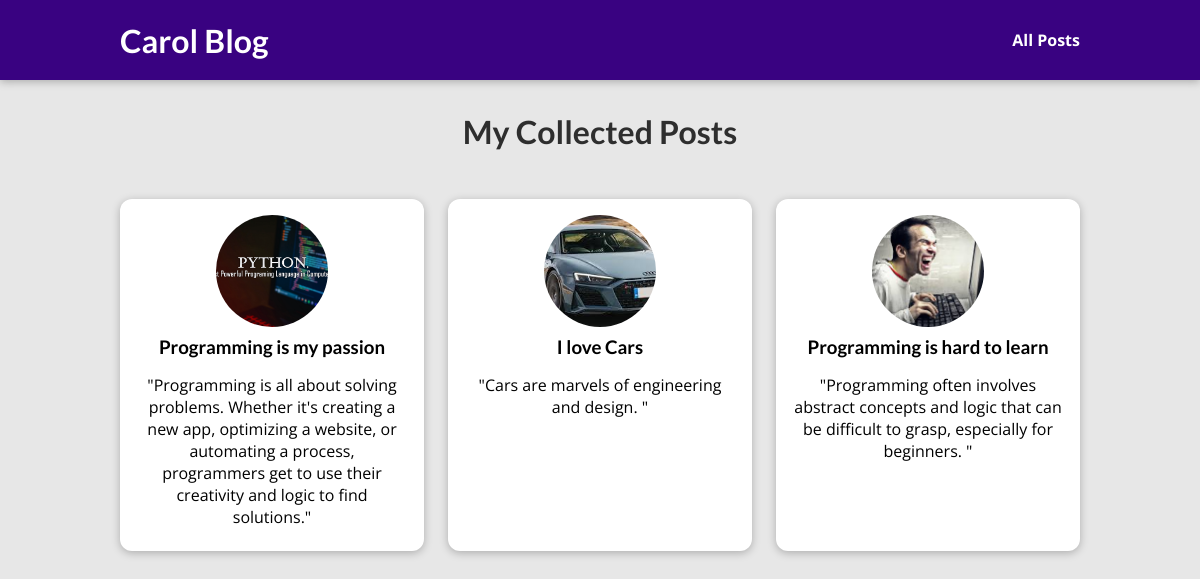
The page /posts on the database its author committed.
### blog/models.py (models this page shows, shortened)
class Post(models.Model):
    title = models.CharField(max_length=150)
    excerpt = models.TextField(max_length=200)
    image = models.ImageField(upload_to='posts',null=True, blank=True)
    date = models.DateField(auto_now=True)
    slug = models.SlugField(unique=True, db_index=True)
    content = models.TextField(validators=[MinLengthValidator(10)])
    author = models.ForeignKey(Author, on_delete=models.SET_NULL, null=True, related_name="posts")
    tags = models.ManyToManyField(Tag)

### blog/views.py (the view)
# urls.py: path("posts", views.AllPostsView.as_view(), name="posts-page"),
class AllPostsView(ListView):
    template_name = 'blog/all-posts.html'
    model = Post
    ordering = ["-date"]
    context_object_name = "all_posts"

### blog/templates/blog/all-posts.html (shortened to what this page needs)
{% extends "base.html" %}
{% load static %}
{% block css_files %}
    <link rel="stylesheet" href="{% static "blog/post.css" %}">
    <link rel="stylesheet" href="{% static "blog/all-posts.css" %}">
{% endblock %}
{% block content %}
    <section id="all-posts">
        <h2>My Collected Posts</h2>
        <ul>
            {% for post in all_posts %}
                {% include "blog/includes/post.html" %}
            {% endfor %}
        </ul>
    </section>
{% endblock %}

### blog/templates/blog/includes/post.html
            <li>
                <article class="post">
                    <a href="{% url "post-detail-page" post.slug %}">
                        <img src="{{ post.image.url }}" alt={{ post.title }}/>
                        <div class="post__content">
                            <h3>{{ post.title }}</h3>
                            <p>
                                {{ post.excerpt }}
                            </p>
                        </div>
                    </a>
                </article>
            </li>

### static/app.css (style rules this page uses)
* { box-sizing: border-box; }
html { font-family: 'Open Sans', 'Lato', sans-serif; }
body { margin: 0; }
h1, h2, h3 { font-family: 'Lato', sans-serif; font-weight: bold; }

### blog/static/blog/post.css (style rules this page uses)
.post { display: flex; flex-direction: column; align-items: center; text-align: center; }
.post a { text-decoration: none; color: black; transition: all 0.2s ease; padding: 1rem; }
.post img { width: 5rem; height: 5rem; object-fit: cover; border-radius: 50%; }
.post h3 { margin: 0.25rem 0; }

### blog/static/blog/all-posts.css (style rules this page uses)
body { background-color: #e7e7e7; }
#all-posts { margin: 7rem auto; width: 90%; max-width: 60rem; }
#all-posts h2 { text-align: center; font-size: 2rem; color: #2e2e2e; margin: 3rem 0; }
ul { list-style: none; margin: 0; padding: 0; display: grid; grid-template-columns: repeat(auto-fill, minmax(17rem, 1fr)); gap: 1.5rem; }
.post img { width: 7rem; height: 7rem; }
.post a { height: 22rem; transform-origin: center; box-shadow: 0 2px 8px rgba(0, 0, 0, 0.25); border-radius: 12px; background-color: white; }

### rows shown on the page
Post: image (picture), title "Programming is my passion", excerpt "\"Programming is all about solving problems. Whether it's creating a new app, optimizing a website, or automating a process, programmers get to use their creativity and logic to find solutions.\""
Post: image (picture), title "I love Cars", excerpt "\"Cars are marvels of engineering and design. \""
Post: image (picture), title "Programming is hard to learn", excerpt "\"Programming often involves abstract concepts and logic that can be difficult to grasp, especially for beginners. \""
